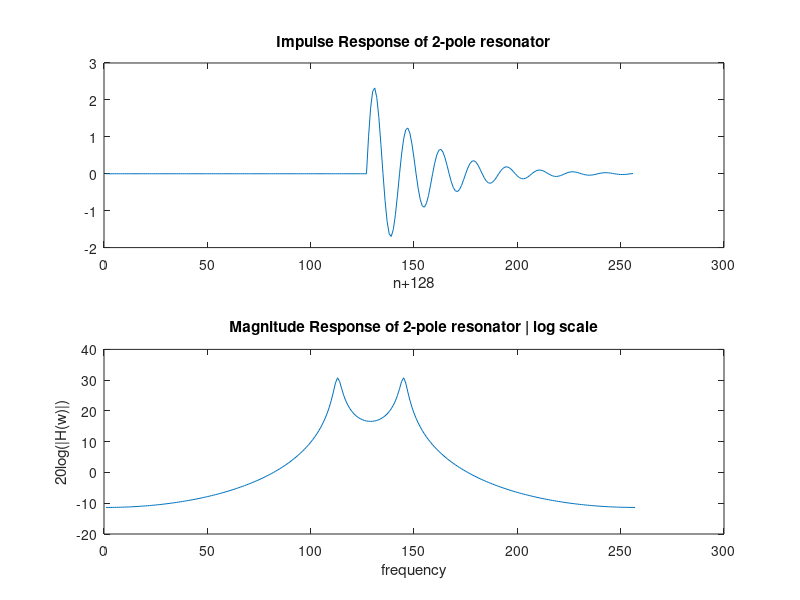
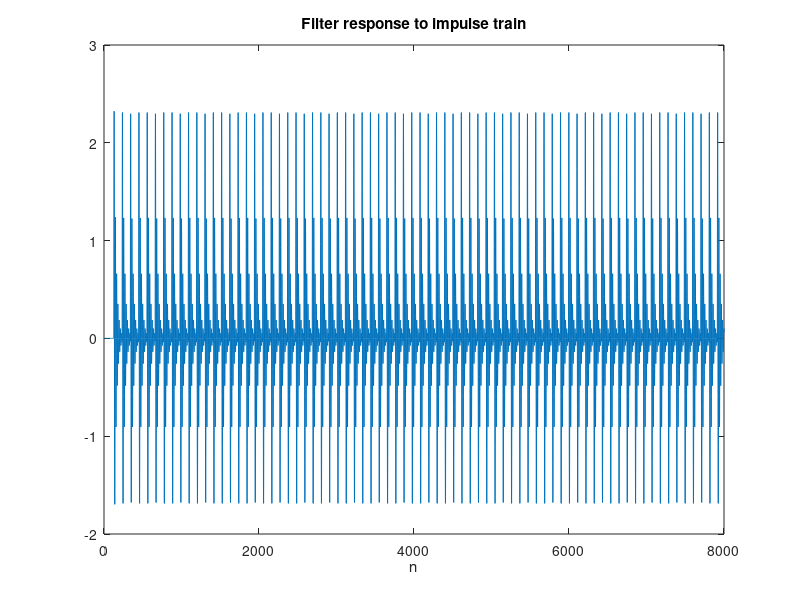

The MATLAB script that drew these images, in order:
%1
F1=1000;
B1=200;
Fs=16000;
r=exp(-pi*B1/Fs);
theta = 2*pi*F1/Fs;
N = 256;

Hw=zeros(N,1);
coef1 = 2*r*cos(theta);
coef2 = r^2;
for j=-N/2:N/2
    w = 2*pi*j/N;
    compl = exp(-i*w);
    Hw(j+N/2+1) = 1/(1-coef1*compl+coef2*compl*compl);
end

x = zeros(N,1);
x(N/2) = 1;
y = zeros(N,1);
for n=1:N
    if(n==1)
        y(n) = x(n);
    elseif(n==2)
        y(n) = coef1*y(n-1) + x(n);
    else
        y(n) = x(n) + coef1*y(n-1) - coef2*y(n-2);
    end
end

h = y;
figure(1);
subplot(2,1,1);
plot(h);
title('Impulse Response of 2-pole resonator');
xlabel('n+128');
subplot(2,1,2);
plot(20*log10(abs(Hw)));
title('Magnitude Response of 2-pole resonator | log scale');
ylabel('20log(|H(w)|)');
xlabel('frequency');

%2
F0 = 150;
T0 = round(1/F0);
t = 0:1/Fs:1;
imptrain = zeros(size(t));
imptrain(1:Fs/F0:end) = 1;

y = conv(h, imptrain);
figure(2);
plot(y(1:8000));
xlabel('n');
title('Filter response to impulse train');
